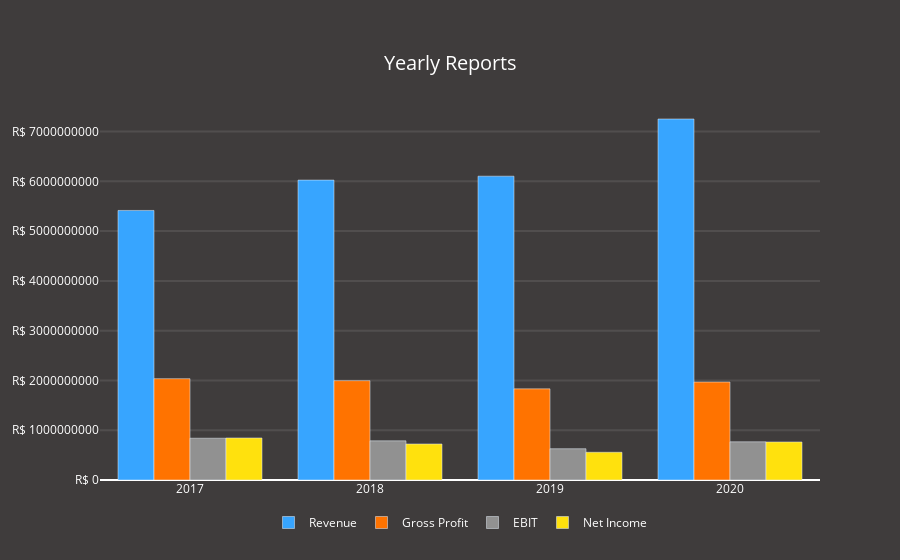

Notebook cell for this chart:
### Code cell
import plotly.offline as pyoff
import plotly.graph_objs as go

data = [go.Bar(x=tickerFinancials.index.year,
               y=tickerFinancials['Total Revenue'],
               marker={'color': '#37A5FF'},
               name='Revenue'),
        
       go.Bar(x=tickerFinancials.index.year,
              y=tickerFinancials['Gross Profit'],
              marker={'color': '#FF7300'},
              name='Gross Profit'),
        
       go.Bar(x=tickerFinancials.index.year,
              y=tickerFinancials['Ebit'],
              marker={'color': '#919191'},
              name='EBIT'),
        
       go.Bar(x=tickerFinancials.index.year,
              y=tickerFinancials['Net Income'],
              marker={'color': '#FFE10D'},
              name='Net Income')]

layout = go.Layout(title={'text':'Yearly Reports',
                         'font':{'color':'white',
                                'size': 20},
                         'x':0.5,
                         'xanchor':'center',
                         'y':0.9,
                         'yanchor':'top'},
                   
                   legend={'font':{'color':'white'},
                         'borderwidth':0,
                         'bgcolor':'#3F3C3C',
                         'orientation':"h",
                         'x':0.5,
                         'xanchor':"center",
                         'y':-0.15,
                         'yanchor':"bottom"},
                   
                   plot_bgcolor='#3F3C3C',
                   paper_bgcolor='#3F3C3C',
                   font={'color':'white'})

fig = go.Figure(data=data, layout=layout)
fig.update_yaxes(showgrid=True, gridwidth=2, gridcolor='rgba(233,233,233,0.1)')
fig.update_layout(yaxis_tickprefix = currencies[tickerData.info['currency']], yaxis_tickformat = ',.')
    
pyoff.iplot(fig)

### Figure 1 — Plotly figure (JSON) as saved in the notebook; plotly's stock layout.template omitted (floating-point values rounded to 4 significant figures)
{"data": [{"marker": {"color": "#37A5FF"}, "name": "Revenue", "type": "bar", "x": [2020, 2019, 2018, 2017], "y": [7252524000, 6103608000, 6025054000, 5415422000]}, {"marker": {"color": "#FF7300"}, "name": "Gross Profit", "type": "bar", "x": [2020, 2019, 2018, 2017], "y": [1968037000, 1831279000, 1995512000, 2035585000]}, {"marker": {"color": "#919191"}, "name": "EBIT", "type": "bar", "x": [2020, 2019, 2018, 2017], "y": [767339000, 628448000, 786721000, 839271000]}, {"marker": {"color": "#FFE10D"}, "name": "Net Income", "type": "bar", "x": [2020, 2019, 2018, 2017], "y": [763844000, 556884000, 723497000, 844183000]}], "layout": {"font": {"color": "white"}, "legend": {"bgcolor": "#3F3C3C", "borderwidth": 0, "font": {"color": "white"}, "orientation": "h", "x": 0.5, "xanchor": "center", "y": -0.15, "yanchor": "bottom"}, "paper_bgcolor": "#3F3C3C", "plot_bgcolor": "#3F3C3C", "title": {"font": {"color": "white", "size": 20}, "text": "Yearly Reports", "x": 0.5, "xanchor": "center", "y": 0.9, "yanchor": "top"}, "yaxis": {"gridcolor": "rgba(233,233,233,0.1)", "gridwidth": 2, "showgrid": true, "tickformat": ",.", "tickprefix": "R$ "}}}
